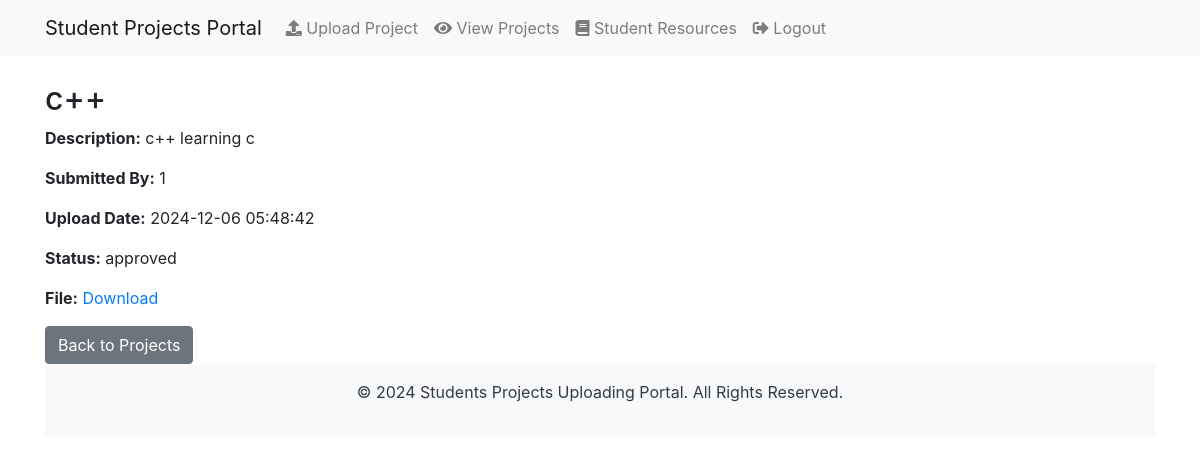
/view_project.php?id=7 (signed in), run on the app's committed database.
### tables this page shows
CREATE TABLE `projects` (
  `project_id` int(11) NOT NULL,
  `user_id` int(11) NOT NULL,
  `project_title` varchar(255) NOT NULL,
  `project_file` varchar(255) NOT NULL,
  `upload_date` datetime DEFAULT current_timestamp(),
  `status` enum('pending','approved','rejected') DEFAULT 'pending',
  `project_description` text DEFAULT NULL,
  `submitted_by` int(11) DEFAULT NULL
);

### view_project.php (the view, shortened to what this page needs)
<?php
include './includes/db.php';
if (isset($_GET['id'])) {
    $projectId = (int)$_GET['id'];
    $sql = "SELECT * FROM projects WHERE project_id = $projectId";
    $result = mysqli_query($conn, $sql);
    $project = mysqli_fetch_assoc($result);
} else {
    echo "<p class='text-danger'>No project ID provided.</p>";
    exit;
}
?>
<?php include './includes/header.php'; ?>
<h2><?php echo htmlspecialchars($project['project_title']); ?></h2>
<p><strong>Description:</strong> <?php echo htmlspecialchars($project['project_description']); ?></p>
<p><strong>Submitted By:</strong> <?php echo htmlspecialchars($project['submitted_by']); ?></p>
<p><strong>Upload Date:</strong> <?php echo htmlspecialchars($project['upload_date']); ?></p>
<p><strong>Status:</strong> <?php echo htmlspecialchars($project['status']); ?></p>
<p><strong>File:</strong> <a href="uploads/<?php echo htmlspecialchars($project['project_file']); ?>" target="_blank">Download</a></p>
<a href="dashboard.php" class="btn btn-secondary">Back to Projects</a>
<?php include './includes/footer.php'; ?>

### data on the page
projects: project_title "c++", project_description "c++ learning c", submitted_by "1", upload_date "2024-12-06 05:48:42", status "approved"
